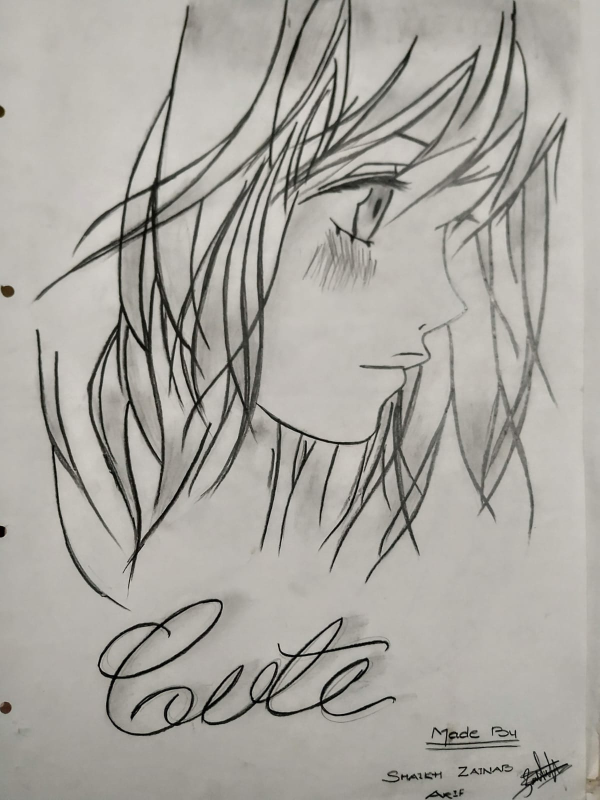
#> input picture frontend/img5.jpeg, 1200 x 1600 px, found by its file name (shown at 1/2 size)
$ python artistic.py   (older library calls are emulated)
#> lines starting #> are read from the running program, lines starting #| are printed output that depends on the picture; after the words box and inside, x2 and y2 are one past the last pixel; in counts of white or black regions, pixels touching at a corner belong together
import cv2
import numpy as np

def enhance_sketch(image_path, output_path):
    image = cv2.imread(image_path)
#> image is the input picture: shape (1600, 1200, 3); mean B, G, R 160.3, 166.5, 169.2
    if image is None:
        print("Error: Could not load image.")
        return
    image = cv2.resize(image, (image.shape[1] * 2, image.shape[0] * 2))
#> image: shape (3200, 2400, 3)

    gray_image = cv2.cvtColor(image, cv2.COLOR_BGR2GRAY)
    smoothed_image = cv2.bilateralFilter(gray_image, 7, 50, 50)

    thresholded_image = cv2.adaptiveThreshold(
        smoothed_image, 255, cv2.ADAPTIVE_THRESH_GAUSSIAN_C,
        cv2.THRESH_BINARY, 9, 2
    )
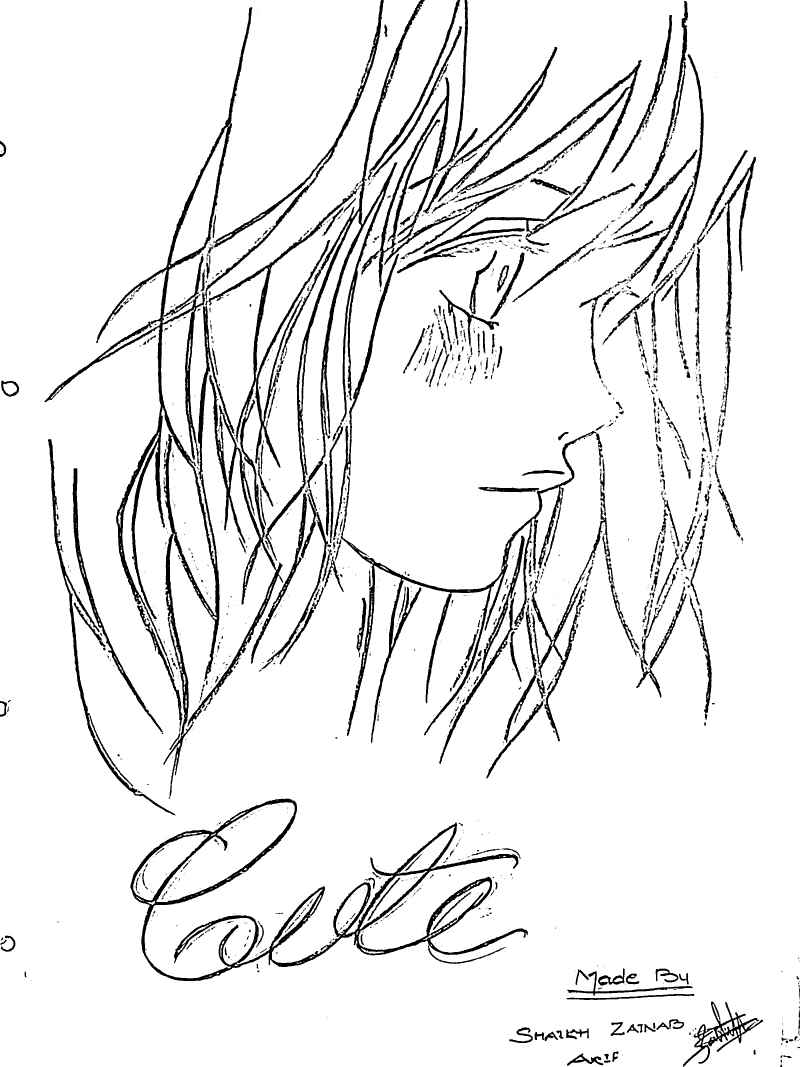
#> thresholded_image: shape (3200, 2400) (shown at 1/3 size); 92.2% white; 2086 black regions (1552 under 20 px), largest, box (x1, y1, x2, y2) and area: (134, 0, 1151, 2397) 119873, (391, 2396, 1584, 2943) 64100, (625, 0, 1274, 1682) 60223
    inverted_image = cv2.bitwise_not(thresholded_image)
    kernel = np.ones((3, 3), np.uint8)
    cleaned_image = cv2.morphologyEx(inverted_image, cv2.MORPH_OPEN, kernel, iterations=1)
#> cleaned_image: shape (3200, 2400); 7.4% white; 1083 white regions (284 under 20 px), largest, box (x1, y1, x2, y2) and area: (134, 22, 757, 2037) 67326, (391, 2396, 1584, 2943) 62533, (796, 0, 1274, 1673) 34555
    cleaned_image = cv2.morphologyEx(cleaned_image, cv2.MORPH_CLOSE, kernel, iterations=1)
#> cleaned_image: shape (3200, 2400); 7.5% white; 799 white regions (217 under 20 px), largest, box (x1, y1, x2, y2) and area: (134, 22, 847, 2389) 105087, (391, 2396, 1584, 2943) 64253, (796, 0, 1274, 1673) 38259

    # Stronger Denoising (Combined Gaussian and Median)
    cleaned_image = cv2.GaussianBlur(cleaned_image, (7, 7), 0)
    cleaned_image = cv2.medianBlur(cleaned_image, 7)

    sobel_x = cv2.Sobel(cleaned_image, cv2.CV_64F, 1, 0, ksize=3)
    sobel_y = cv2.Sobel(cleaned_image, cv2.CV_64F, 0, 1, ksize=3)
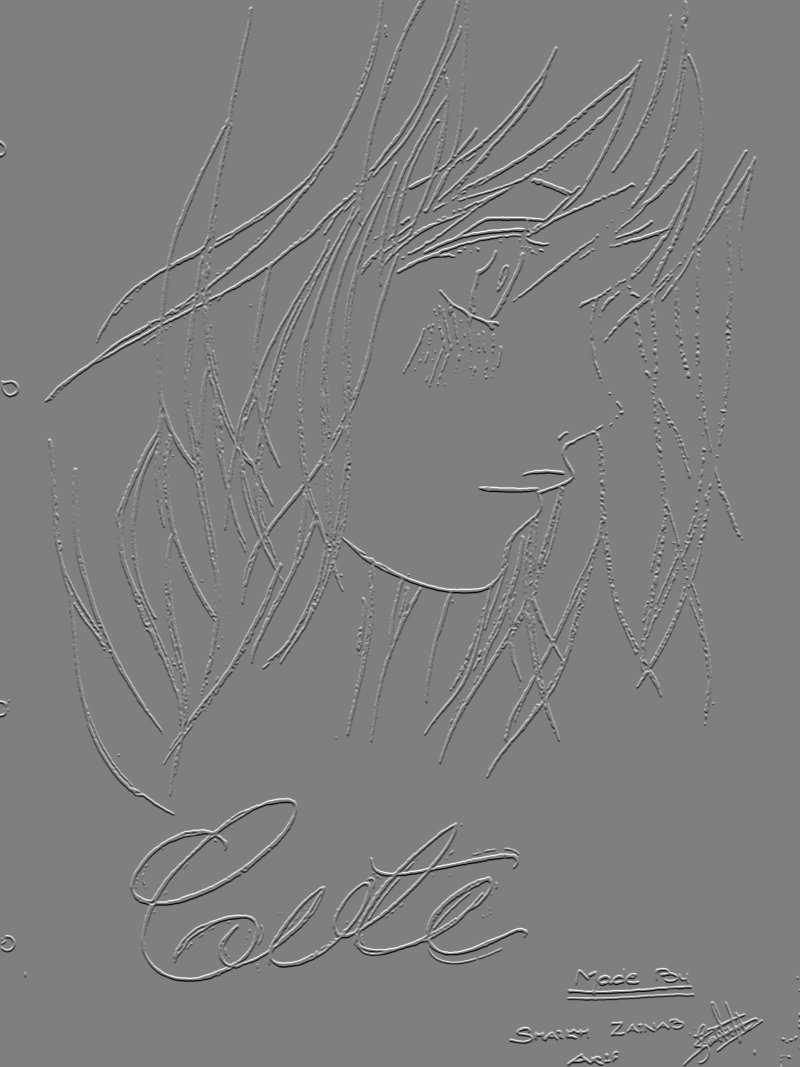
#> sobel_y: shape (3200, 2400) float64 (shown at 1/3 size); min -508, max 510, mean 0; drawn with min black and max white
    edges = cv2.magnitude(sobel_x, sobel_y)
    edges = np.uint8(np.clip(edges, 0, 255))
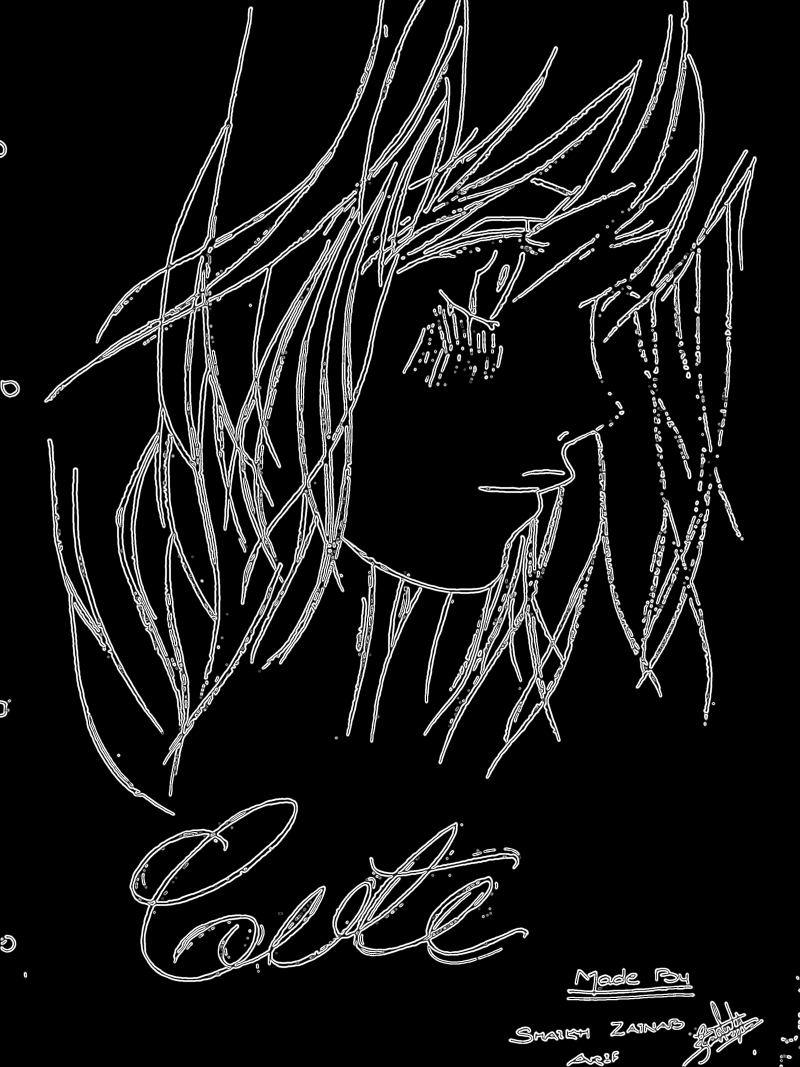
#> edges: shape (3200, 2400) (shown at 1/3 size); min 0, max 255, mean 24.7
    enhanced_edges = cv2.addWeighted(cleaned_image, 0.9, edges, 0.1, 0)

    thickening_kernel = np.ones((3, 3), np.uint8)
    thickened_image = cv2.dilate(enhanced_edges, thickening_kernel, iterations=3)
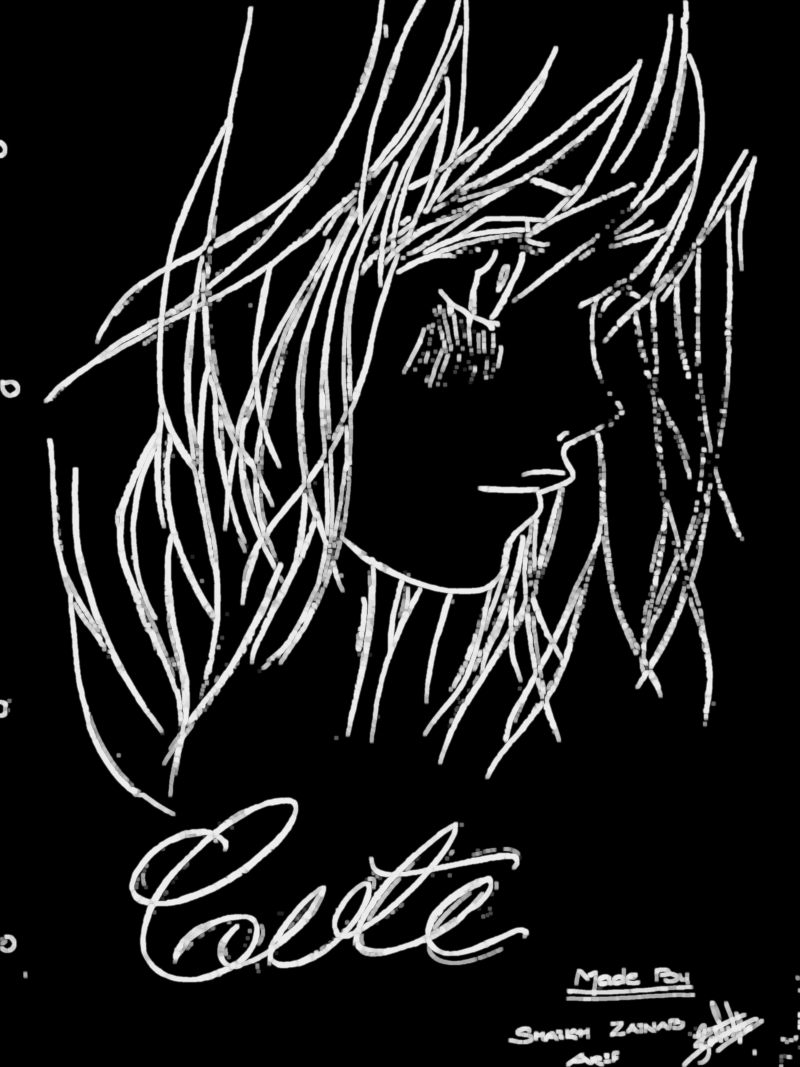
#> thickened_image: shape (3200, 2400) (shown at 1/3 size); min 0, max 238, mean 34.8

    kernel_sharpen = np.array([[0, -1, 0], [-1, 5, -1], [0, -1, 0]])
    final_image = cv2.filter2D(thickened_image, -1, kernel_sharpen)

    final_image = cv2.convertScaleAbs(final_image, alpha=1.1, beta=10)

    # Final Denoising (Stronger Median)
    final_image = cv2.medianBlur(final_image, 7)

    final_image = cv2.bitwise_not(final_image)
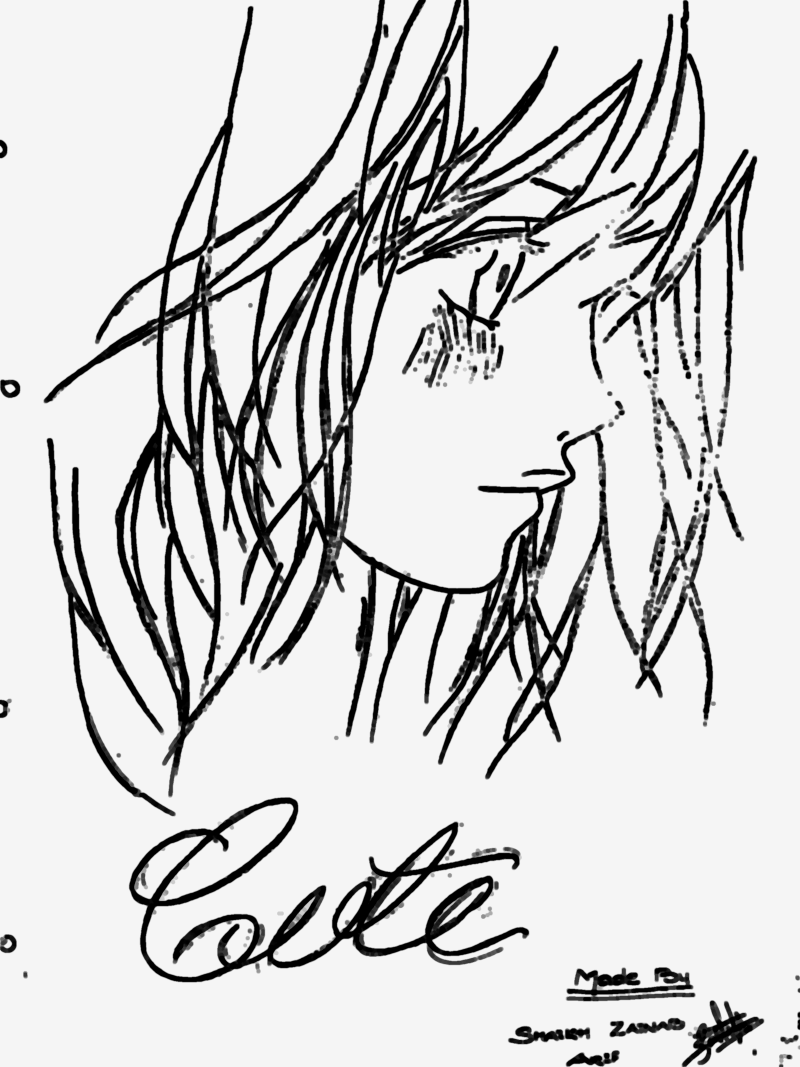
#> final_image: shape (3200, 2400) (shown at 1/3 size); min 0, max 245, mean 207.8

    cv2.imwrite(output_path, final_image)
    print(f"Enhanced digital sketch saved to {output_path}")

# Example usage
input_image_path = (f"C:\\Users\\Admin\\OneDrive\\Desktop\\INK-TO-PIXEL\\frontend\\img5.jpeg")
output_image_path = (f"C:\\Users\\Admin\\OneDrive\\Desktop\\INK-TO-PIXEL\\frontend\\digital-img4-smooth.png")
enhance_sketch(input_image_path, output_image_path)


# [118 lines of commented-out code are left out]

$ run again, with frontend/img4.jpeg copied over frontend/img5.jpeg
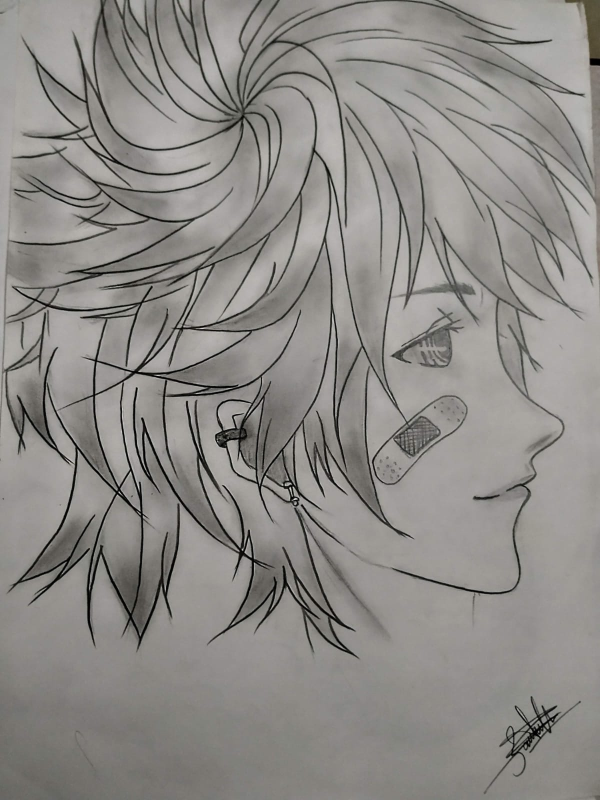
#> input picture frontend/img4.jpeg, 1200 x 1600 px, found by its file name (shown at 1/2 size)
#> in enhance_sketch, image is the input picture: shape (1600, 1200, 3); mean B, G, R 136, 139.5, 142.2
#> image: shape (3200, 2400, 3)
#> in enhance_sketch, `thresholded_image = cv2.adaptiveThreshold( smoothed_image, 255, cv2.AD..`:
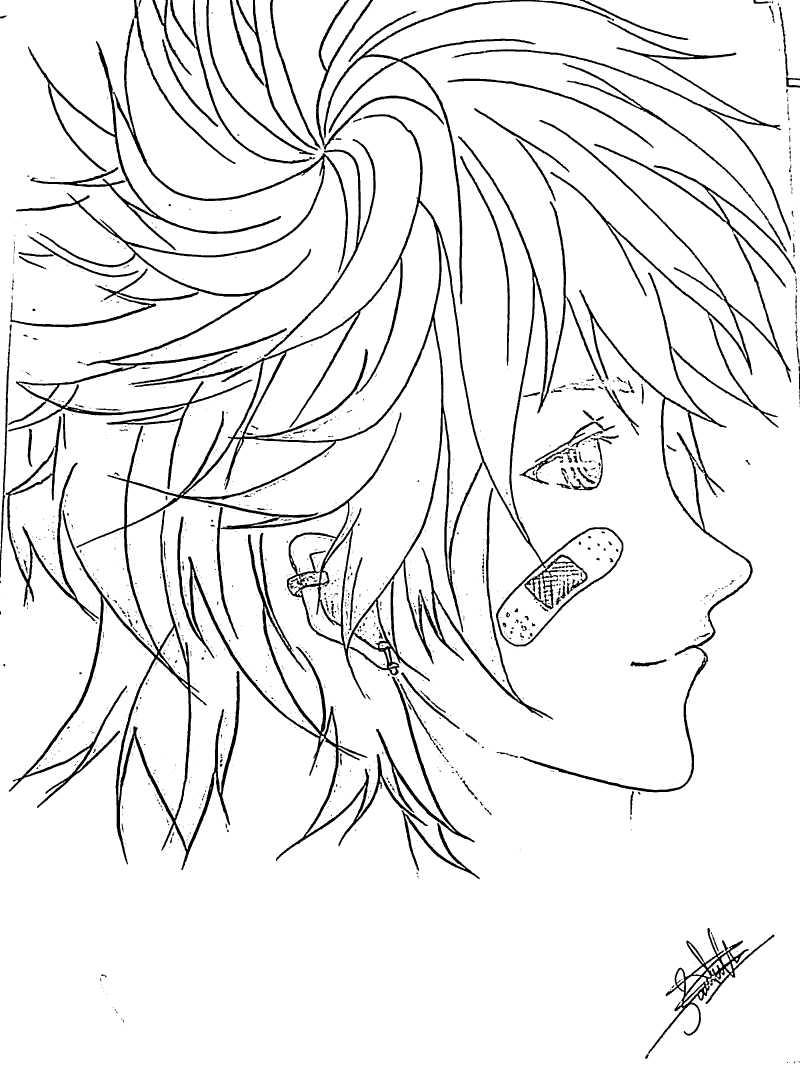
#> thresholded_image: shape (3200, 2400) (shown at 1/3 size); 92.9% white; 2085 black regions (1755 under 20 px), largest, box (x1, y1, x2, y2) and area: (25, 343, 1870, 2610) 168719, (24, 0, 1044, 1468) 69918, (1559, 360, 2374, 2377) 48401
#> in enhance_sketch, `final_image = cv2.bitwise_not(final_image)`:
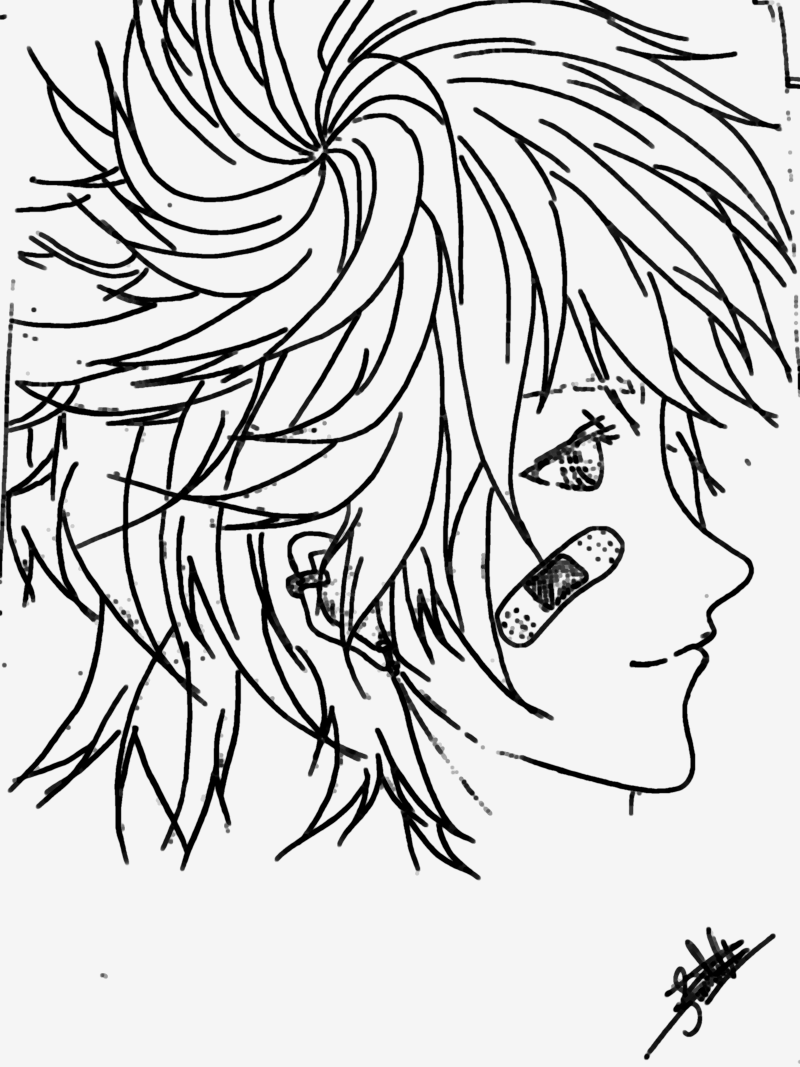
#> final_image: shape (3200, 2400) (shown at 1/3 size); min 0, max 245, mean 207.5
